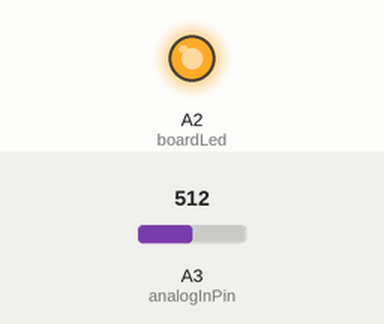
Simulated run of this sketch. Board: Arduino Uno, built with avr-gcc and run on an emulated ATmega328P. Shown: output pins drawn as LEDs (lit = HIGH). The inputs (shaded band) are chosen by the test bench; at power-on: A3 (analogInPin) = 512.

Above: at 1.2 s.
1.3 s: A3 (analogInPin) set to 74
2.8 s: A3 (analogInPin) set to 63
At 4.2 s:
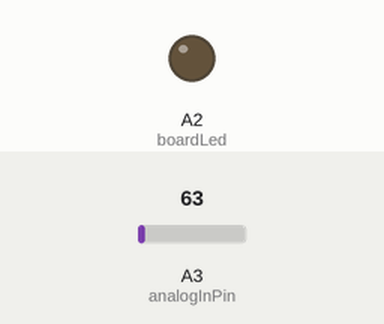
4.5 s: A3 (analogInPin) set to 80
At 5.2 s:
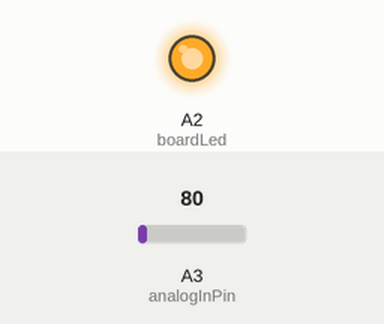
6.0 s: A3 (analogInPin) set to 60
At 7.2 s:
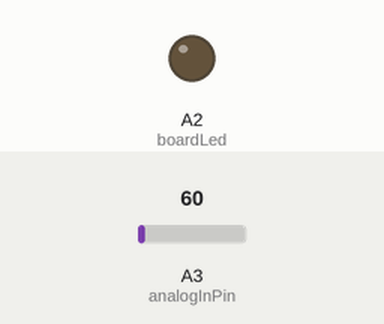
Timing chart, 0 to 8.6 s (numbered marks = the images above; inputs shaded):
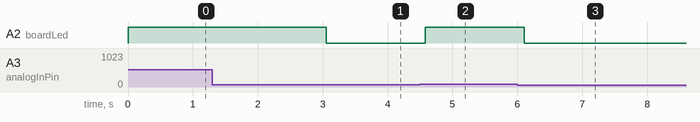

The sketch:

Devidor_Calibratin.ino
```cpp
/*
devider:
9.992K
1.02K
*/

int boardLed = A2;           // pin3
const int analogInPin = A3;  // pin2

int HALF_LEVEL  =  85; //  2.85  V | 10 - 0.38
int MIN_LEVEL   =  70;  //  2.3  V  | 10 - 0.38


void setup(){
    pinMode(boardLed, OUTPUT);
    pinMode(analogInPin, INPUT);
 }

void loop() {

  int stat = analogRead(analogInPin);
  delay(5);

  if(stat > MIN_LEVEL ){
     digitalWrite(boardLed, HIGH);
  }
  else{digitalWrite(boardLed, LOW);}

   delay(300);

 }
```

Measured:
- the behaviour switches between 71 and 70 on A3 (analogInPin) (found by bisection; images 0 and 1)
- after the input at 1.3 s, every drawn part: stays the same
- after the input at 2.8 s, A2 (boardLed): HIGH → LOW after 0.26 s
- after the input at 4.5 s, A2 (boardLed): LOW → HIGH after 0.08 s
- after the input at 6.0 s, A2 (boardLed): HIGH → LOW after 0.11 s
